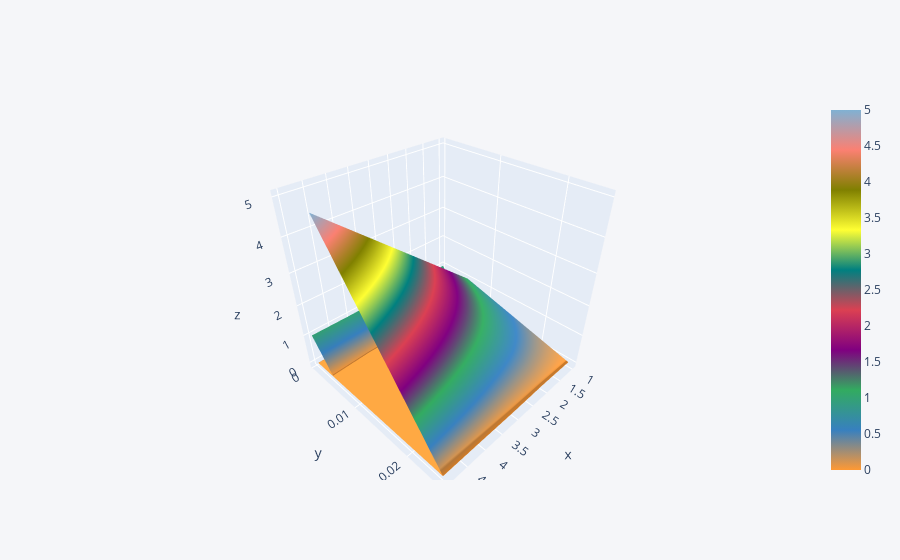

This figure's notebook cell:
### Code cell
dff.iplot(kind='surface', x='Partition',y='MSE',color='rainbow')

### Figure 1 — Plotly figure (JSON) as saved in the notebook; plotly's stock layout.template omitted (floating-point values rounded to 4 significant figures)
{"data": [{"colorscale": [[0, "rgb(255, 153, 51)"], [0.1111, "rgb(55, 128, 191)"], [0.2222, "rgb(50, 171, 96)"], [0.3333, "rgb(128, 0, 128)"], [0.4444, "rgb(219, 64, 82)"], [0.5556, "rgb(0, 128, 128)"], [0.6667, "rgb(255, 255, 51)"], [0.7778, "rgb(128, 128, 0)"], [0.8889, "rgb(251, 128, 114)"], [1, "rgb(128, 177, 211)"]], "type": "surface", "x": [1, 2, 3, 4, 5], "y": [0.005862, 0.02498, 0.0005605, 0.00414, 0.0003906], "z": [[1, 2, 3, 4, 5], [0.005862, 0.02498, 0.0005605, 0.00414, 0.0003906], [0.02221, 0.03302, 0.004884, 0.01233, 0.004], [0.07656, 0.1581, 0.02367, 0.06434, 0.01976], [0.9859, 0.9229, 0.9978, 0.9865, 0.9985]]}], "layout": {"legend": {"bgcolor": "#F5F6F9", "font": {"color": "#4D5663"}}, "paper_bgcolor": "#F5F6F9", "plot_bgcolor": "#F5F6F9", "title": {"font": {"color": "#4D5663"}}, "xaxis": {"gridcolor": "#E1E5ED", "showgrid": true, "tickfont": {"color": "#4D5663"}, "title": {"font": {"color": "#4D5663"}, "text": ""}, "zerolinecolor": "#E1E5ED"}, "yaxis": {"gridcolor": "#E1E5ED", "showgrid": true, "tickfont": {"color": "#4D5663"}, "title": {"font": {"color": "#4D5663"}, "text": ""}, "zerolinecolor": "#E1E5ED"}}}
